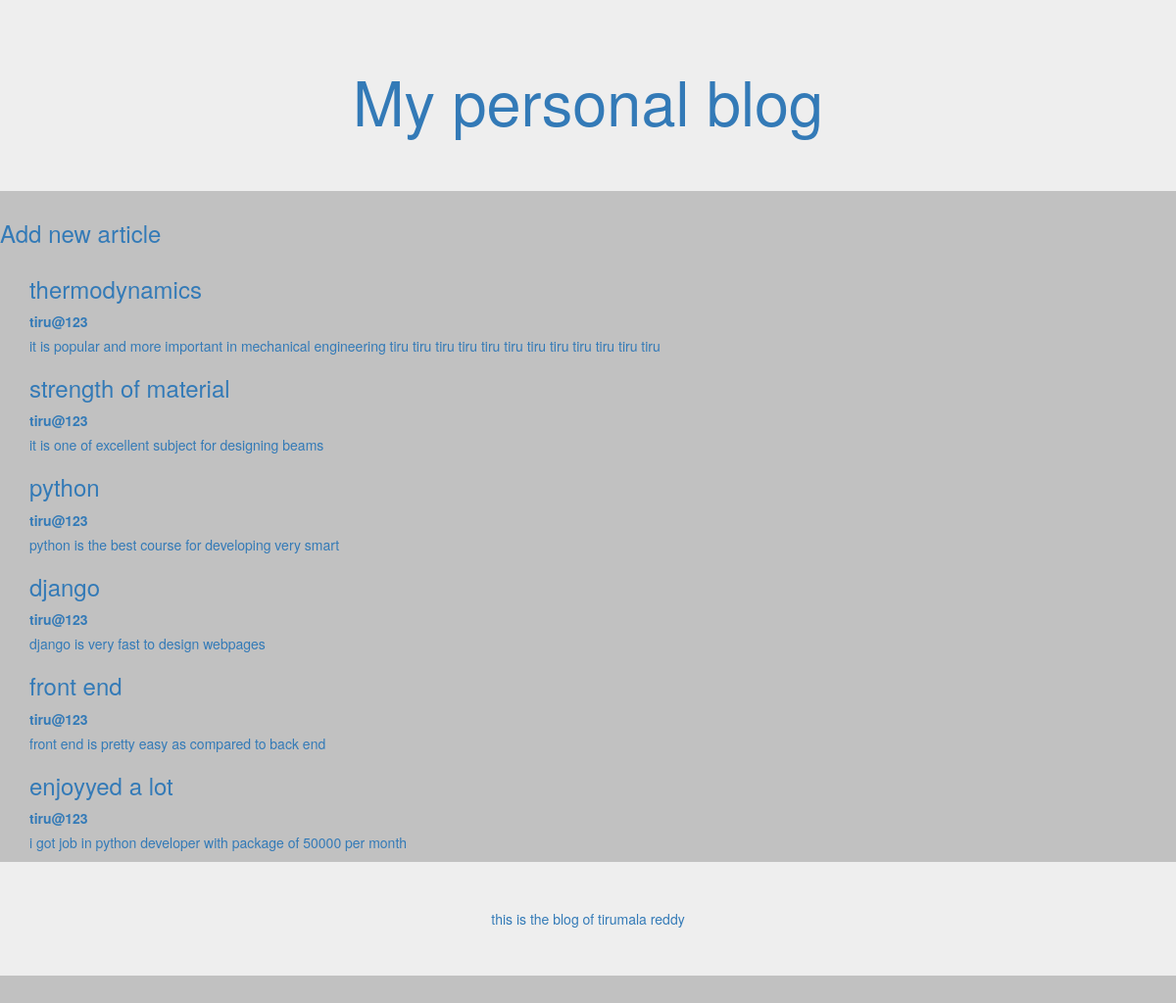
The page / on the database its author committed.
### articles/models.py (models this page shows, shortened)
class Blog (models.Model):
    author=models.ForeignKey(
    'auth.User',
    on_delete=models.CASCADE,
    )
    title=models.CharField(max_length=250)
    text=models.TextField()

### articles/views.py (the view)
# urls.py: path('', views.BlogListView.as_view(), name='home'),
class BlogListView(ListView):
    model=Blog
    template_name='home.html'

### template/home.html
{% extends 'base.html' %}
{% block content %}
{% for c in object_list %}
<div class="article">
    <h3><a href="{% url 'detailview' c.pk %}"> {{ c.title }} </h3>
    <label>{{ c.author }}</label>
    <p> {{ c.text }}</p>
</div>
{% endfor %}
{% endblock content %}

### template/base.html (shortened to what this page needs)
{% load staticfiles  %}
<!DOCTYPE html>
<html>
<head>
    <link rel="stylesheet" href="https://maxcdn.bootstrapcdn.com/bootstrap/3.3.7/css/bootstrap.min.css">
    <link rel="stylesheet" href="{% static 'css/basestyles.css' %}">
</head>
<body>
	<header class="jumbotron text-center">
		<h1><a href="{% url 'home' %}">My personal blog</a></h1>
	</header>
<div class="new">
	<h3><a href="{% url 'create_blog' %}">Add new article</a></h3>
</div>
<div class="container">
	{% block content %}
	{% endblock %}
</div>
<div class="jumbotron">
	<footer class="text-center">
		this is the blog of tirumala reddy
	</footer>
</body>
</html>

### static/css/basestyles.css (style rules this page uses)
body { background-color: #c1c1c1; color:#990000; }

### rows shown on the page
Blog: title "thermodynamics", author "tiru@123", text "it is popular and more important in mechanical engineering tiru tiru tiru tiru tiru tiru tiru tiru tiru tiru tiru tiru"
Blog: title "strength of material", author "tiru@123", text "it is one of excellent subject for designing beams"
Blog: title "python", author "tiru@123", text "python is the best course for developing very smart"
Blog: title "django", author "tiru@123", text "django is very fast to design webpages"
Blog: title "front end", author "tiru@123", text "front end is pretty easy as compared to back end"
Blog: title "enjoyyed a lot", author "tiru@123", text "i got job in python developer with package of 50000 per month"
